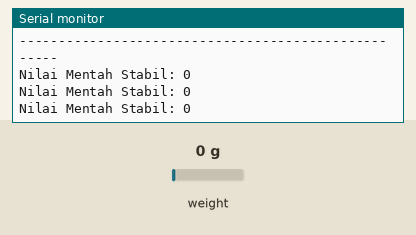
This sketch was run on a simulated Arduino Uno, built with avr-gcc and run on an emulated ATmega328P. Shown: the last lines printed to the serial monitor. Inputs (shaded band) come from the test bench; at power-on: weight on the scale 0 g.

Above: at 1.8 s.
1.9 s: weight on the scale set to 100 g
At 2.4 s:
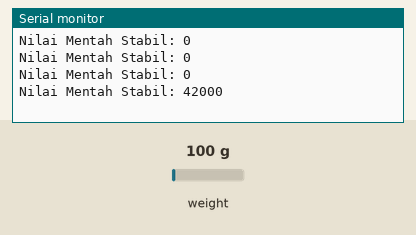
3.4 s: weight on the scale set to 1250 g
At 3.9 s:
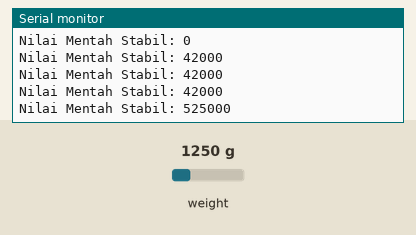
Timing chart, 0 to 6.4 s (numbered marks = the images above; inputs shaded):
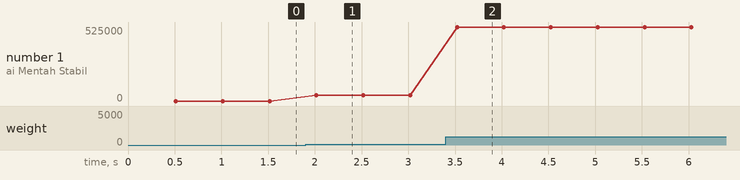

The sketch:

Lapis_1_Uji_Stabilitas_Mentah.ino
```cpp
#include "HX711.h"

HX711 scale;

void setup() {
  Serial.begin(115200);
  Serial.println("--- Lapis 1: Uji Stabilitas Nilai Mentah ---");
  Serial.println("Tujuan: Mengamati kestabilan data mentah dari sensor.");

  scale.begin(13, 14);

  // Kita tidak melakukan tare atau set_scale.
  // Kita ingin melihat data paling murni.
  Serial.println("Sistem siap. Biarkan timbangan kosong dan amati nilainya.");
  Serial.println("----------------------------------------------------");
}

void loop() {
  // Ambil rata-rata dari 20 pembacaan untuk mendapatkan nilai yang cukup stabil
  long raw_value = scale.read_average(5);

  Serial.print("Nilai Mentah Stabil: ");
  Serial.println(raw_value);
  delay(1);  // Tampilkan data setiap setengah detik
}
```

Measured:
- after the input at 1.9 s, the serial monitor: prints a new line after 0.12 s (image 1)
- after the input at 3.4 s, the serial monitor: prints a new line after 0.12 s (image 2)
- plotted number 1: 0 → 42000 after the input at 1.9 s, 42000 → 525000 after the input at 3.4 s
